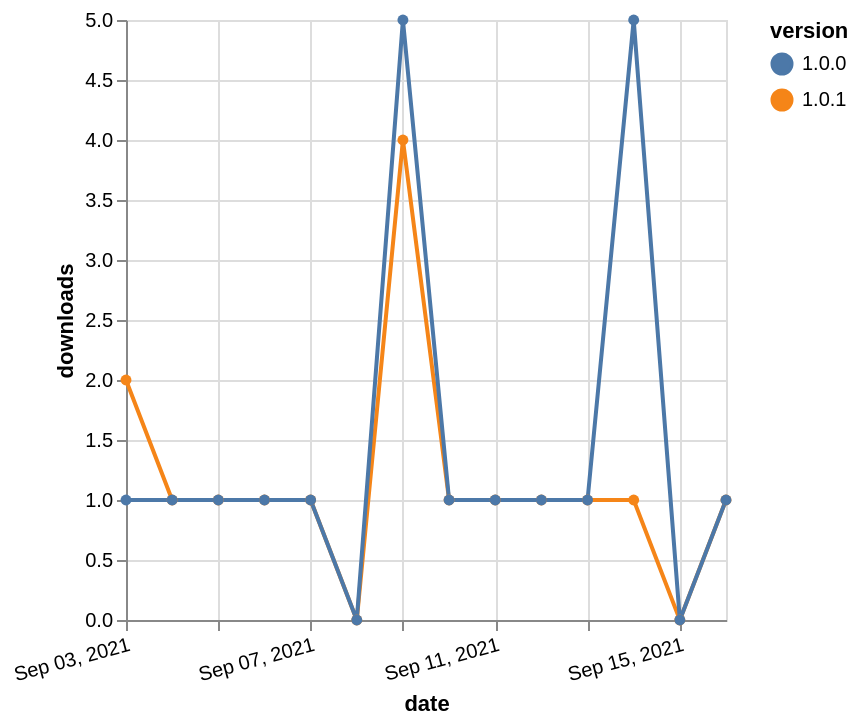

Express this chart as Vega-Lite.
### Vega-Lite specification from a JSON file in a GitHub repository (floating-point values rounded to 4 significant figures)
{"$schema": "https://vega.github.io/schema/vega-lite/v5.json", "description": "A simple bar chart with embedded data.", "data": {"values": [{"date": "2021-09-03", "total": 113, "delta": 2, "version": "1.0.1"}, {"date": "2021-09-04", "total": 114, "delta": 1, "version": "1.0.1"}, {"date": "2021-09-05", "total": 115, "delta": 1, "version": "1.0.1"}, {"date": "2021-09-06", "total": 116, "delta": 1, "version": "1.0.1"}, {"date": "2021-09-07", "total": 117, "delta": 1, "version": "1.0.1"}, {"date": "2021-09-08", "total": 117, "delta": 0, "version": "1.0.1"}, {"date": "2021-09-09", "total": 121, "delta": 4, "version": "1.0.1"}, {"date": "2021-09-10", "total": 122, "delta": 1, "version": "1.0.1"}, {"date": "2021-09-11", "total": 123, "delta": 1, "version": "1.0.1"}, {"date": "2021-09-12", "total": 124, "delta": 1, "version": "1.0.1"}, {"date": "2021-09-13", "total": 125, "delta": 1, "version": "1.0.1"}, {"date": "2021-09-14", "total": 126, "delta": 1, "version": "1.0.1"}, {"date": "2021-09-15", "total": 126, "delta": 0, "version": "1.0.1"}, {"date": "2021-09-16", "total": 127, "delta": 1, "version": "1.0.1"}, {"date": "2021-09-03", "total": 456, "delta": 1, "version": "1.0.0"}, {"date": "2021-09-04", "total": 457, "delta": 1, "version": "1.0.0"}, {"date": "2021-09-05", "total": 458, "delta": 1, "version": "1.0.0"}, {"date": "2021-09-06", "total": 459, "delta": 1, "version": "1.0.0"}, {"date": "2021-09-07", "total": 460, "delta": 1, "version": "1.0.0"}, {"date": "2021-09-08", "total": 460, "delta": 0, "version": "1.0.0"}, {"date": "2021-09-09", "total": 465, "delta": 5, "version": "1.0.0"}, {"date": "2021-09-10", "total": 466, "delta": 1, "version": "1.0.0"}, {"date": "2021-09-11", "total": 467, "delta": 1, "version": "1.0.0"}, {"date": "2021-09-12", "total": 468, "delta": 1, "version": "1.0.0"}, {"date": "2021-09-13", "total": 469, "delta": 1, "version": "1.0.0"}, {"date": "2021-09-14", "total": 474, "delta": 5, "version": "1.0.0"}, {"date": "2021-09-15", "total": 474, "delta": 0, "version": "1.0.0"}, {"date": "2021-09-16", "total": 475, "delta": 1, "version": "1.0.0"}]}, "width": "container", "mark": {"type": "line", "point": {"filled": true}}, "encoding": {"x": {"field": "date", "type": "temporal", "timeUnit": "yearmonthdate", "title": "date", "axis": {"labelAngle": -15}}, "y": {"field": "delta", "type": "quantitative", "title": "downloads"}, "color": {"field": "version", "type": "nominal"}, "tooltip": {"field": "delta"}}}
